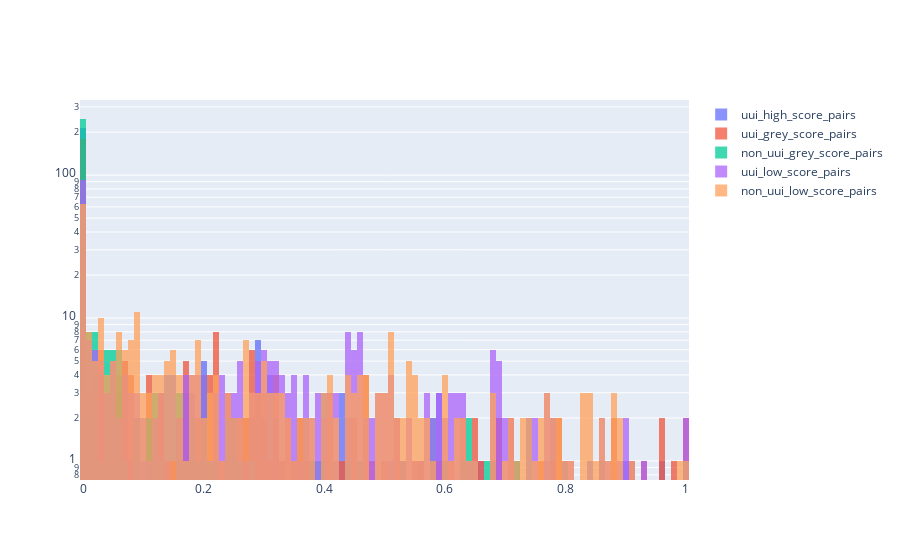

The code cell stored with this chart in its notebook:
### Code cell
axis = 'interval_cos_dis'
bins = 100

x1=sample_df[sample_df['label']=='uui_high_score_pairs'][axis].values
x2=sample_df[sample_df['label']=='uui_grey_score_pairs'][axis].values
x3=sample_df[sample_df['label']=='non_uui_grey_score_pairs'][axis].values
x4=sample_df[sample_df['label']=='uui_low_score_pairs'][axis].values
x5=sample_df[sample_df['label']=='non_uui_low_score_pairs'][axis].values

fig = go.Figure()
fig.add_trace(go.Histogram(x=x1, nbinsx=bins, name="uui_high_score_pairs"))
fig.add_trace(go.Histogram(x=x2, nbinsx=bins, name="uui_grey_score_pairs"))
fig.add_trace(go.Histogram(x=x3, nbinsx=bins, name="non_uui_grey_score_pairs"))
fig.add_trace(go.Histogram(x=x4, nbinsx=bins, name="uui_low_score_pairs"))
fig.add_trace(go.Histogram(x=x5, nbinsx=bins, name="non_uui_low_score_pairs"))

# Overlay both histograms
fig.update_layout(barmode='overlay',  yaxis_type="log")

# Reduce opacity to see both histograms
fig.update_traces(opacity=0.75)
fig.show()

### Figure 1 — Plotly figure (JSON) as saved in the notebook; plotly's stock layout.template omitted (floating-point values rounded to 4 significant figures; data arrays with more than 128 entries replaced by an {"elided": "..."} marker saying what was removed)
{"data": [{"name": "uui_high_score_pairs", "nbinsx": 100, "opacity": 0.75, "type": "histogram", "x": {"elided": "329 float values"}}, {"name": "uui_grey_score_pairs", "nbinsx": 100, "opacity": 0.75, "type": "histogram", "x": {"elided": "329 float values"}}, {"name": "non_uui_grey_score_pairs", "nbinsx": 100, "opacity": 0.75, "type": "histogram", "x": {"elided": "329 float values"}}, {"name": "uui_low_score_pairs", "nbinsx": 100, "opacity": 0.75, "type": "histogram", "x": {"elided": "329 float values"}}, {"name": "non_uui_low_score_pairs", "nbinsx": 100, "opacity": 0.75, "type": "histogram", "x": {"elided": "329 float values"}}], "layout": {"barmode": "overlay", "yaxis": {"type": "log"}}}
